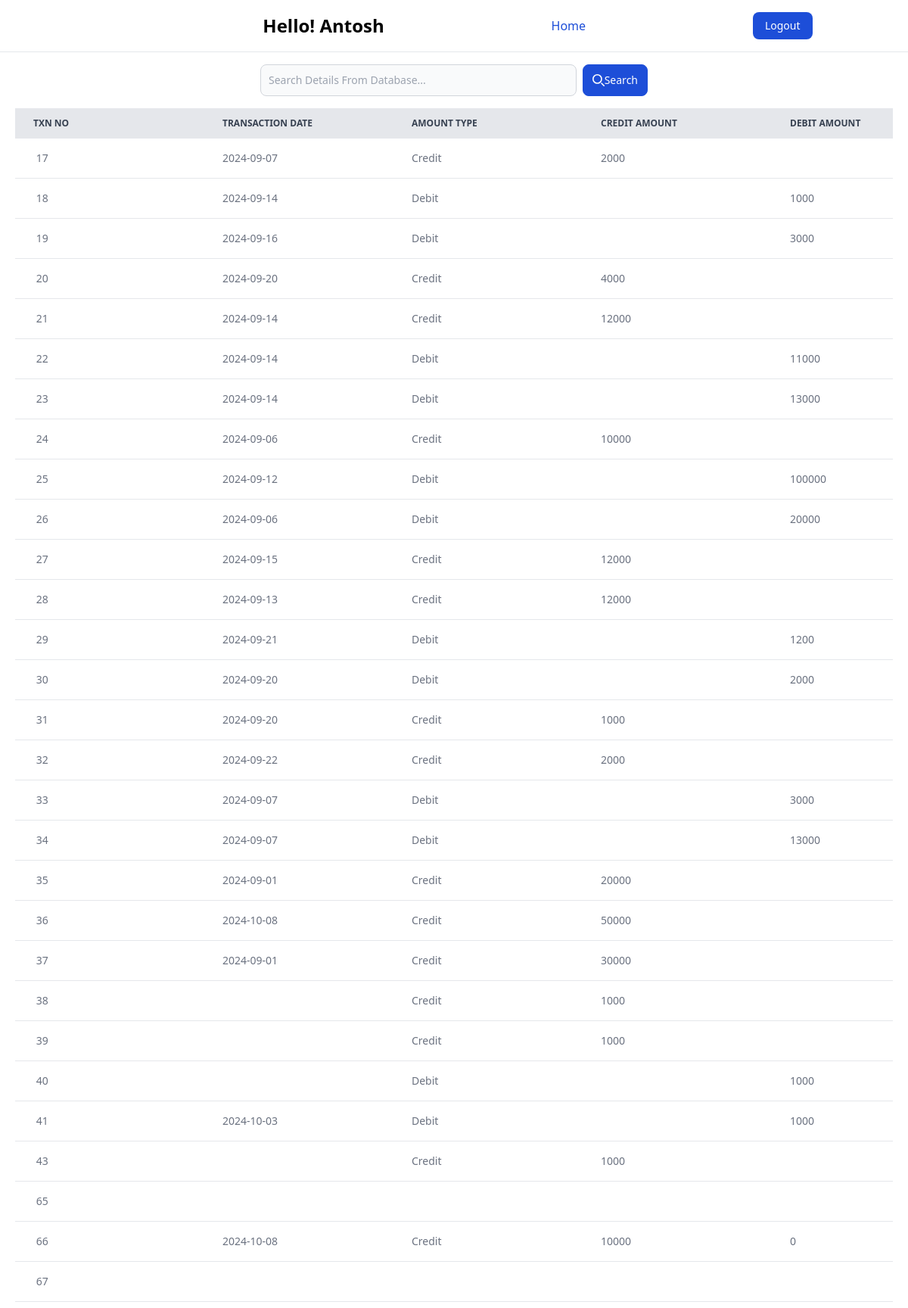
Page /txn/txn_report.php (signed in) on the committed database.
### tables this page shows
CREATE TABLE `txn_book` (
  `transaction_no` int NOT NULL AUTO_INCREMENT,
  `transaction_date` varchar(45) DEFAULT NULL,
  `amount_type` varchar(45) DEFAULT NULL,
  `credit_amt` varchar(45) DEFAULT NULL,
  `debit_amt` varchar(45) DEFAULT NULL,
  `net_balance` varchar(45) DEFAULT NULL,
  `particuler_to` varchar(45) DEFAULT NULL,
  `site` varchar(45) DEFAULT NULL,
  `main_head` varchar(45) DEFAULT NULL,
  `sub_head` varchar(45) DEFAULT NULL,
  `bill_cheque_no` varchar(45) DEFAULT NULL,
  `invoice_date` varchar(45) DEFAULT NULL,
  `invoice_no` varchar(45) DEFAULT NULL,
  `gst_no` varchar(45) DEFAULT NULL,
  `remarks` varchar(45) DEFAULT NULL,
  `form_status` varchar(45) NOT NULL DEFAULT 'SAVE',
  `currentUser` varchar(45) DEFAULT NULL,
  `currentTime` varchar(45) DEFAULT NULL,
  PRIMARY KEY (`transaction_no`)
);

### txn/txn_report.php (the view, shortened to what this page needs)
<?php
$conn = mysqli_connect(
    "localhost",
    "root",
    "root",
    "daily_txn_book"
);
$sql = "SELECT * FROM daily_txn_book.txn_book where form_status= 'SUBMIT';";
$result = mysqli_query($conn, $sql);
?>
<!DOCTYPE html>
<html lang="en">
<head>
    <link href="https://cdn.jsdelivr.net/npm/tailwindcss@2.0.4/dist/tailwind.min.css" rel="stylesheet">
</head>
<body class="">
    <div>
        <nav class="bg-white dark:bg-gray-900  w-full z-20 top-0 start-0 border-b border-gray-200 dark:border-gray-600">
            <div class="max-w-screen-xl flex flex-wrap items-center justify-around mx-auto p-4">
                <span class="self-center text-2xl font-semibold whitespace-nowrap dark:text-white">
                    Hello! <?php echo $_SESSION["username"] ?></span>
                <div class="flex md:order-2 space-x-3 md:space-x-0 rtl:space-x-reverse">
                    <a href="../logout.php" type="button"
                        class="text-white bg-blue-700 hover:bg-blue-800 focus:ring-4 focus:outline-none focus:ring-blue-300 font-medium rounded-lg text-sm px-4 py-2 text-center dark:bg-blue-600 dark:hover:bg-blue-700 dark:focus:ring-blue-800">Logout</a>
                </div>
                <div class="items-center justify-between hidden w-full md:flex md:w-auto md:order-1" id="navbar-sticky">
                    <ul
                        class="flex flex-col p-4 md:p-0 mt-4 font-medium border border-gray-100 rounded-lg bg-gray-50 md:space-x-8 rtl:space-x-reverse md:flex-row md:mt-0 md:border-0 md:bg-white dark:bg-gray-800 md:dark:bg-gray-900 dark:border-gray-700">
                        <li>
                            <a href="../testdash.php"
                                class="block py-2 px-3 text-white bg-blue-700 rounded md:bg-transparent md:text-blue-700 md:p-0 md:dark:text-blue-500"
                                aria-current="page">Home</a>
                    </ul>
                </div>
            </div>
        </nav>
    </div>
    <div>
        <form class="flex items-center  max-w-lg mx-auto mt-4" method="POST">
            <div class="relative w-full mr-2">
                <input type="text" id="voice-search" name="search_query"
                    class="bg-gray-50 border border-gray-300 text-gray-900 text-sm rounded-lg focus:ring-blue-500 focus:border-blue-500 block w-full ps-10 p-2.5  dark:bg-gray-700 dark:border-gray-600 dark:placeholder-gray-400 dark:text-white dark:focus:ring-blue-500 dark:focus:border-blue-500"
                    placeholder="Search Details From Database..." required />
            </div>
            <button type="submit" name="search"
                class="inline-flex items-center py-2.5 px-3 ms-2 text-sm font-medium text-white bg-blue-700 rounded-lg border border-blue-700 hover:bg-blue-800 focus:ring-4 focus:outline-none focus:ring-blue-300 dark:bg-blue-600 dark:hover:bg-blue-700 dark:focus:ring-blue-800">
                <svg class="w-4 h-4 me-2" aria-hidden="true" xmlns="http://www.w3.org/2000/svg" fill="none"
                    viewBox="0 0 20 20">
                    <path stroke="currentColor" stroke-linecap="round" stroke-linejoin="round" stroke-width="2"
                        d="m19 19-4-4m0-7A7 7 0 1 1 1 8a7 7 0 0 1 14 0Z" />
                </svg>Search
            </button>
        </form>
    </div>
    <div class="relative overflow-x-auto mt-4 mx-5">
        <table class="w-full text-sm text-left whitespace-nowrap rtl:text-right text-gray-500 dark:text-gray-400 mb-2">
            <thead class="text-xs text-gray-700 uppercase bg-gray-200 dark:bg-gray-700 dark:text-gray-400">
                <tr>
                    <th scope="col" class="px-6 py-3">
                        Txn No
                    </th>
                    <th scope="col" class="px-6 py-3">
                        Transaction Date
                    </th>
                    <th scope="col" class="px-6 py-3">
                        Amount Type
                    </th>
                    <th scope="col" class="px-6 py-3">
                        Credit Amount
                    </th>
                    <th scope="col" class="px-6 py-3">
                        Debit Amount
                    </th>
                </tr>
            </thead>
            <tbody class="" id="rowAreaTbody">
                <?php
                while ($row = mysqli_fetch_assoc($result)) {
                    ?>
                    <tr class="bg-white border-b dark:bg-gray-800 dark:border-gray-700">
                        <th scope="row" class="px-6 py-4">
                            <input type="text" name="" id="" value=" <?php echo $row['transaction_no'] ?>">
                        </th>
                        <td class="px-6 py-4">
                            <input type="text" name="" id="" value="<?php echo $row['transaction_date'] ?>">
                        </td>
                        <td class="px-6 py-4">
                            <input type="text" name="" id="" value="<?php echo $row['amount_type'] ?>">
                        </td>
                        <td class="px-6 py-4">
                            <input type="text" name="" id="" value="<?php echo $row['credit_amt'] ?>">
                        </td>
                        <td class="px-6 py-4">
                            <input type="text" name="" id="" value="<?php echo $row['debit_amt'] ?>">
                        </td>
                    </tr>
                    <?php
                }
                ?>
            </tbody>
        </table>
    </div>
</body>
</html>

### rows in the picture
txn_book: transaction_no "17", transaction_date "2024-09-07", amount_type "Credit", credit_amt "2000"
txn_book: transaction_no "18", transaction_date "2024-09-14", amount_type "Debit", debit_amt "1000"
txn_book: transaction_no "19", transaction_date "2024-09-16", amount_type "Debit", debit_amt "3000"
txn_book: transaction_no "20", transaction_date "2024-09-20", amount_type "Credit", credit_amt "4000"
txn_book: transaction_no "21", transaction_date "2024-09-14", amount_type "Credit", credit_amt "12000"
txn_book: transaction_no "22", transaction_date "2024-09-14", amount_type "Debit", debit_amt "11000"
txn_book: transaction_no "23", transaction_date "2024-09-14", amount_type "Debit", debit_amt "13000"
txn_book: transaction_no "24", transaction_date "2024-09-06", amount_type "Credit", credit_amt "10000"
txn_book: transaction_no "25", transaction_date "2024-09-12", amount_type "Debit", debit_amt "100000"
txn_book: transaction_no "26", transaction_date "2024-09-06", amount_type "Debit", debit_amt "20000"
txn_book: transaction_no "27", transaction_date "2024-09-15", amount_type "Credit", credit_amt "12000"
txn_book: transaction_no "28", transaction_date "2024-09-13", amount_type "Credit", credit_amt "12000"
txn_book: transaction_no "29", transaction_date "2024-09-21", amount_type "Debit", debit_amt "1200"
txn_book: transaction_no "30", transaction_date "2024-09-20", amount_type "Debit", debit_amt "2000"
txn_book: transaction_no "31", transaction_date "2024-09-20", amount_type "Credit", credit_amt "1000"
txn_book: transaction_no "32", transaction_date "2024-09-22", amount_type "Credit", credit_amt "2000"
txn_book: transaction_no "33", transaction_date "2024-09-07", amount_type "Debit", debit_amt "3000"
txn_book: transaction_no "34", transaction_date "2024-09-07", amount_type "Debit", debit_amt "13000"
txn_book: transaction_no "35", transaction_date "2024-09-01", amount_type "Credit", credit_amt "20000"
txn_book: transaction_no "36", transaction_date "2024-10-08", amount_type "Credit", credit_amt "50000"
txn_book: transaction_no "37", transaction_date "2024-09-01", amount_type "Credit", credit_amt "30000"
txn_book: transaction_no "38", amount_type "Credit", credit_amt "1000"
txn_book: transaction_no "39", amount_type "Credit", credit_amt "1000"
txn_book: transaction_no "40", amount_type "Debit", debit_amt "1000"
txn_book: transaction_no "41", transaction_date "2024-10-03", amount_type "Debit", debit_amt "1000"
txn_book: transaction_no "43", amount_type "Credit", credit_amt "1000"
txn_book: transaction_no "65"
txn_book: transaction_no "66", transaction_date "2024-10-08", amount_type "Credit", credit_amt "10000", debit_amt "0"
txn_book: transaction_no "67"

### other values in the picture
$_SESSION["username"] "Antosh"
